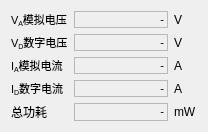
<?xml version="1.0" encoding="UTF-8"?>
<ui version="4.0">
 <class>QPowerMonitorClass</class>
 <widget class="QDialog" name="QPowerMonitorClass">
  <property name="geometry">
   <rect>
    <x>0</x>
    <y>0</y>
    <width>208</width>
    <height>99</height>
   </rect>
  </property>
  <property name="sizePolicy">
   <sizepolicy hsizetype="Preferred" vsizetype="Preferred">
    <horstretch>0</horstretch>
    <verstretch>0</verstretch>
   </sizepolicy>
  </property>
  <property name="windowTitle">
   <string>电源监控</string>
  </property>
  <layout class="QGridLayout" name="gridLayout">
   <item row="0" column="0">
    <widget class="QLabel" name="label_5">
     <property name="sizePolicy">
      <sizepolicy hsizetype="Preferred" vsizetype="Preferred">
       <horstretch>0</horstretch>
       <verstretch>0</verstretch>
      </sizepolicy>
     </property>
     <property name="text">
      <string>&lt;!DOCTYPE HTML PUBLIC &quot;-//W3C//DTD HTML 4.0//EN&quot; &quot;http://www.w3.org/TR/REC-html40/strict.dtd&quot;&gt;
&lt;html&gt;&lt;head&gt;&lt;meta name=&quot;qrichtext&quot; content=&quot;1&quot; /&gt;&lt;style type=&quot;text/css&quot;&gt;
p, li { white-space: pre-wrap; }
&lt;/style&gt;&lt;/head&gt;&lt;body style=&quot; font-family:'MS Shell Dlg 2'; font-size:8.25pt; font-weight:400; font-style:normal;&quot;&gt;
&lt;p style=&quot; margin-top:0px; margin-bottom:0px; margin-left:0px; margin-right:0px; -qt-block-indent:0; text-indent:0px;&quot;&gt;&lt;span style=&quot; font-size:8pt;&quot;&gt;V&lt;/span&gt;&lt;span style=&quot; font-size:8pt; vertical-align:sub;&quot;&gt;A&lt;/span&gt;&lt;span style=&quot; font-size:8pt;&quot;&gt;模拟电压&lt;/span&gt;&lt;/p&gt;&lt;/body&gt;&lt;/html&gt;</string>
     </property>
    </widget>
   </item>
   <item row="0" column="1">
    <widget class="QLineLabel" name="va">
     <property name="sizePolicy">
      <sizepolicy hsizetype="Expanding" vsizetype="Preferred">
       <horstretch>0</horstretch>
       <verstretch>0</verstretch>
      </sizepolicy>
     </property>
     <property name="frameShape">
      <enum>QFrame::StyledPanel</enum>
     </property>
     <property name="text">
      <string>&lt;!DOCTYPE HTML PUBLIC &quot;-//W3C//DTD HTML 4.0//EN&quot; &quot;http://www.w3.org/TR/REC-html40/strict.dtd&quot;&gt;
&lt;html&gt;&lt;head&gt;&lt;meta name=&quot;qrichtext&quot; content=&quot;1&quot; /&gt;&lt;style type=&quot;text/css&quot;&gt;
p, li { white-space: pre-wrap; }
&lt;/style&gt;&lt;/head&gt;&lt;body style=&quot; font-family:'MS Shell Dlg 2'; font-size:8.25pt; font-weight:400; font-style:normal;&quot;&gt;
&lt;p style=&quot; margin-top:0px; margin-bottom:0px; margin-left:0px; margin-right:0px; -qt-block-indent:0; text-indent:0px;&quot;&gt;&lt;span style=&quot; font-size:8pt;&quot;&gt;-&lt;/span&gt;&lt;/p&gt;&lt;/body&gt;&lt;/html&gt;</string>
     </property>
     <property name="alignment">
      <set>Qt::AlignRight|Qt::AlignTrailing|Qt::AlignVCenter</set>
     </property>
    </widget>
   </item>
   <item row="0" column="2">
    <widget class="QLabel" name="label_6">
     <property name="sizePolicy">
      <sizepolicy hsizetype="Preferred" vsizetype="Preferred">
       <horstretch>0</horstretch>
       <verstretch>0</verstretch>
      </sizepolicy>
     </property>
     <property name="text">
      <string>V</string>
     </property>
    </widget>
   </item>
   <item row="1" column="0">
    <widget class="QLabel" name="label_8">
     <property name="sizePolicy">
      <sizepolicy hsizetype="Preferred" vsizetype="Preferred">
       <horstretch>0</horstretch>
       <verstretch>0</verstretch>
      </sizepolicy>
     </property>
     <property name="text">
      <string>&lt;!DOCTYPE HTML PUBLIC &quot;-//W3C//DTD HTML 4.0//EN&quot; &quot;http://www.w3.org/TR/REC-html40/strict.dtd&quot;&gt;
&lt;html&gt;&lt;head&gt;&lt;meta name=&quot;qrichtext&quot; content=&quot;1&quot; /&gt;&lt;style type=&quot;text/css&quot;&gt;
p, li { white-space: pre-wrap; }
&lt;/style&gt;&lt;/head&gt;&lt;body style=&quot; font-family:'MS Shell Dlg 2'; font-size:8.25pt; font-weight:400; font-style:normal;&quot;&gt;
&lt;p style=&quot; margin-top:0px; margin-bottom:0px; margin-left:0px; margin-right:0px; -qt-block-indent:0; text-indent:0px;&quot;&gt;&lt;span style=&quot; font-size:8pt;&quot;&gt;V&lt;/span&gt;&lt;span style=&quot; font-size:8pt; vertical-align:sub;&quot;&gt;D&lt;/span&gt;&lt;span style=&quot; font-size:8pt;&quot;&gt;数字&lt;/span&gt;&lt;span style=&quot; font-size:8pt;&quot;&gt;电压&lt;/span&gt;&lt;/p&gt;&lt;/body&gt;&lt;/html&gt;</string>
     </property>
    </widget>
   </item>
   <item row="1" column="1">
    <widget class="QLineLabel" name="vd">
     <property name="sizePolicy">
      <sizepolicy hsizetype="Expanding" vsizetype="Preferred">
       <horstretch>0</horstretch>
       <verstretch>0</verstretch>
      </sizepolicy>
     </property>
     <property name="frameShape">
      <enum>QFrame::StyledPanel</enum>
     </property>
     <property name="text">
      <string>&lt;!DOCTYPE HTML PUBLIC &quot;-//W3C//DTD HTML 4.0//EN&quot; &quot;http://www.w3.org/TR/REC-html40/strict.dtd&quot;&gt;
&lt;html&gt;&lt;head&gt;&lt;meta name=&quot;qrichtext&quot; content=&quot;1&quot; /&gt;&lt;style type=&quot;text/css&quot;&gt;
p, li { white-space: pre-wrap; }
&lt;/style&gt;&lt;/head&gt;&lt;body style=&quot; font-family:'MS Shell Dlg 2'; font-size:8.25pt; font-weight:400; font-style:normal;&quot;&gt;
&lt;p style=&quot; margin-top:0px; margin-bottom:0px; margin-left:0px; margin-right:0px; -qt-block-indent:0; text-indent:0px;&quot;&gt;&lt;span style=&quot; font-size:8pt;&quot;&gt;-&lt;/span&gt;&lt;/p&gt;&lt;/body&gt;&lt;/html&gt;</string>
     </property>
     <property name="alignment">
      <set>Qt::AlignRight|Qt::AlignTrailing|Qt::AlignVCenter</set>
     </property>
    </widget>
   </item>
   <item row="1" column="2">
    <widget class="QLabel" name="label_7">
     <property name="sizePolicy">
      <sizepolicy hsizetype="Preferred" vsizetype="Preferred">
       <horstretch>0</horstretch>
       <verstretch>0</verstretch>
      </sizepolicy>
     </property>
     <property name="text">
      <string>V</string>
     </property>
    </widget>
   </item>
   <item row="2" column="0">
    <widget class="QLabel" name="label_4">
     <property name="sizePolicy">
      <sizepolicy hsizetype="Preferred" vsizetype="Preferred">
       <horstretch>0</horstretch>
       <verstretch>0</verstretch>
      </sizepolicy>
     </property>
     <property name="text">
      <string>&lt;!DOCTYPE HTML PUBLIC &quot;-//W3C//DTD HTML 4.0//EN&quot; &quot;http://www.w3.org/TR/REC-html40/strict.dtd&quot;&gt;
&lt;html&gt;&lt;head&gt;&lt;meta name=&quot;qrichtext&quot; content=&quot;1&quot; /&gt;&lt;style type=&quot;text/css&quot;&gt;
p, li { white-space: pre-wrap; }
&lt;/style&gt;&lt;/head&gt;&lt;body style=&quot; font-family:'MS Shell Dlg 2'; font-size:8.25pt; font-weight:400; font-style:normal;&quot;&gt;
&lt;p style=&quot; margin-top:0px; margin-bottom:0px; margin-left:0px; margin-right:0px; -qt-block-indent:0; text-indent:0px;&quot;&gt;I&lt;span style=&quot; vertical-align:sub;&quot;&gt;A&lt;/span&gt;模拟电流&lt;/p&gt;&lt;/body&gt;&lt;/html&gt;</string>
     </property>
    </widget>
   </item>
   <item row="2" column="1">
    <widget class="QLineLabel" name="ia">
     <property name="sizePolicy">
      <sizepolicy hsizetype="Expanding" vsizetype="Preferred">
       <horstretch>0</horstretch>
       <verstretch>0</verstretch>
      </sizepolicy>
     </property>
     <property name="frameShape">
      <enum>QFrame::StyledPanel</enum>
     </property>
     <property name="text">
      <string>&lt;!DOCTYPE HTML PUBLIC &quot;-//W3C//DTD HTML 4.0//EN&quot; &quot;http://www.w3.org/TR/REC-html40/strict.dtd&quot;&gt;
&lt;html&gt;&lt;head&gt;&lt;meta name=&quot;qrichtext&quot; content=&quot;1&quot; /&gt;&lt;style type=&quot;text/css&quot;&gt;
p, li { white-space: pre-wrap; }
&lt;/style&gt;&lt;/head&gt;&lt;body style=&quot; font-family:'MS Shell Dlg 2'; font-size:8.25pt; font-weight:400; font-style:normal;&quot;&gt;
&lt;p style=&quot; margin-top:0px; margin-bottom:0px; margin-left:0px; margin-right:0px; -qt-block-indent:0; text-indent:0px;&quot;&gt;&lt;span style=&quot; font-size:8pt;&quot;&gt;-&lt;/span&gt;&lt;/p&gt;&lt;/body&gt;&lt;/html&gt;</string>
     </property>
     <property name="alignment">
      <set>Qt::AlignRight|Qt::AlignTrailing|Qt::AlignVCenter</set>
     </property>
    </widget>
   </item>
   <item row="2" column="2">
    <widget class="QLabel" name="label_3">
     <property name="sizePolicy">
      <sizepolicy hsizetype="Preferred" vsizetype="Preferred">
       <horstretch>0</horstretch>
       <verstretch>0</verstretch>
      </sizepolicy>
     </property>
     <property name="text">
      <string>A</string>
     </property>
    </widget>
   </item>
   <item row="3" column="0">
    <widget class="QLabel" name="label">
     <property name="sizePolicy">
      <sizepolicy hsizetype="Preferred" vsizetype="Preferred">
       <horstretch>0</horstretch>
       <verstretch>0</verstretch>
      </sizepolicy>
     </property>
     <property name="text">
      <string>&lt;!DOCTYPE HTML PUBLIC &quot;-//W3C//DTD HTML 4.0//EN&quot; &quot;http://www.w3.org/TR/REC-html40/strict.dtd&quot;&gt;
&lt;html&gt;&lt;head&gt;&lt;meta name=&quot;qrichtext&quot; content=&quot;1&quot; /&gt;&lt;style type=&quot;text/css&quot;&gt;
p, li { white-space: pre-wrap; }
&lt;/style&gt;&lt;/head&gt;&lt;body style=&quot; font-family:'MS Shell Dlg 2'; font-size:8.25pt; font-weight:400; font-style:normal;&quot;&gt;
&lt;p style=&quot; margin-top:0px; margin-bottom:0px; margin-left:0px; margin-right:0px; -qt-block-indent:0; text-indent:0px;&quot;&gt;I&lt;span style=&quot; vertical-align:sub;&quot;&gt;D&lt;/span&gt;数字电流&lt;/p&gt;&lt;/body&gt;&lt;/html&gt;</string>
     </property>
    </widget>
   </item>
   <item row="3" column="1">
    <widget class="QLineLabel" name="id">
     <property name="sizePolicy">
      <sizepolicy hsizetype="Expanding" vsizetype="Preferred">
       <horstretch>0</horstretch>
       <verstretch>0</verstretch>
      </sizepolicy>
     </property>
     <property name="frameShape">
      <enum>QFrame::StyledPanel</enum>
     </property>
     <property name="text">
      <string>&lt;!DOCTYPE HTML PUBLIC &quot;-//W3C//DTD HTML 4.0//EN&quot; &quot;http://www.w3.org/TR/REC-html40/strict.dtd&quot;&gt;
&lt;html&gt;&lt;head&gt;&lt;meta name=&quot;qrichtext&quot; content=&quot;1&quot; /&gt;&lt;style type=&quot;text/css&quot;&gt;
p, li { white-space: pre-wrap; }
&lt;/style&gt;&lt;/head&gt;&lt;body style=&quot; font-family:'MS Shell Dlg 2'; font-size:8.25pt; font-weight:400; font-style:normal;&quot;&gt;
&lt;p style=&quot; margin-top:0px; margin-bottom:0px; margin-left:0px; margin-right:0px; -qt-block-indent:0; text-indent:0px;&quot;&gt;&lt;span style=&quot; font-size:8pt;&quot;&gt;-&lt;/span&gt;&lt;/p&gt;&lt;/body&gt;&lt;/html&gt;</string>
     </property>
     <property name="alignment">
      <set>Qt::AlignRight|Qt::AlignTrailing|Qt::AlignVCenter</set>
     </property>
    </widget>
   </item>
   <item row="3" column="2">
    <widget class="QLabel" name="label_2">
     <property name="sizePolicy">
      <sizepolicy hsizetype="Preferred" vsizetype="Preferred">
       <horstretch>0</horstretch>
       <verstretch>0</verstretch>
      </sizepolicy>
     </property>
     <property name="text">
      <string>A</string>
     </property>
    </widget>
   </item>
   <item row="4" column="0">
    <widget class="QLabel" name="label_10">
     <property name="sizePolicy">
      <sizepolicy hsizetype="Preferred" vsizetype="Preferred">
       <horstretch>0</horstretch>
       <verstretch>0</verstretch>
      </sizepolicy>
     </property>
     <property name="text">
      <string>总功耗</string>
     </property>
    </widget>
   </item>
   <item row="4" column="1">
    <widget class="QLineLabel" name="p">
     <property name="sizePolicy">
      <sizepolicy hsizetype="Expanding" vsizetype="Preferred">
       <horstretch>0</horstretch>
       <verstretch>0</verstretch>
      </sizepolicy>
     </property>
     <property name="frameShape">
      <enum>QFrame::StyledPanel</enum>
     </property>
     <property name="text">
      <string>&lt;!DOCTYPE HTML PUBLIC &quot;-//W3C//DTD HTML 4.0//EN&quot; &quot;http://www.w3.org/TR/REC-html40/strict.dtd&quot;&gt;
&lt;html&gt;&lt;head&gt;&lt;meta name=&quot;qrichtext&quot; content=&quot;1&quot; /&gt;&lt;style type=&quot;text/css&quot;&gt;
p, li { white-space: pre-wrap; }
&lt;/style&gt;&lt;/head&gt;&lt;body style=&quot; font-family:'MS Shell Dlg 2'; font-size:8.25pt; font-weight:400; font-style:normal;&quot;&gt;
&lt;p style=&quot; margin-top:0px; margin-bottom:0px; margin-left:0px; margin-right:0px; -qt-block-indent:0; text-indent:0px;&quot;&gt;&lt;span style=&quot; font-size:8pt;&quot;&gt;-&lt;/span&gt;&lt;/p&gt;&lt;/body&gt;&lt;/html&gt;</string>
     </property>
     <property name="alignment">
      <set>Qt::AlignRight|Qt::AlignTrailing|Qt::AlignVCenter</set>
     </property>
    </widget>
   </item>
   <item row="4" column="2">
    <widget class="QLabel" name="label_9">
     <property name="sizePolicy">
      <sizepolicy hsizetype="Preferred" vsizetype="Preferred">
       <horstretch>0</horstretch>
       <verstretch>0</verstretch>
      </sizepolicy>
     </property>
     <property name="text">
      <string>mW</string>
     </property>
    </widget>
   </item>
  </layout>
 </widget>
 <layoutdefault spacing="6" margin="11"/>
 <customwidgets>
  <customwidget>
   <class>QLineLabel</class>
   <extends>QLabel</extends>
   <header>qlinelabel.h</header>
  </customwidget>
 </customwidgets>
 <resources/>
 <connections/>
</ui>
